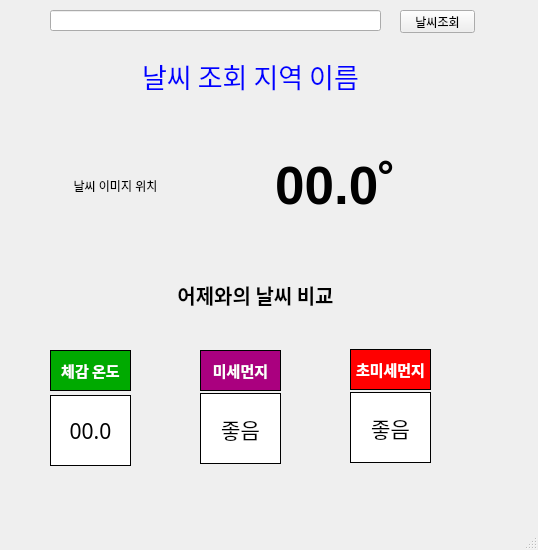
<?xml version="1.0" encoding="UTF-8"?>
<ui version="4.0">
 <class>MainWindow</class>
 <widget class="QMainWindow" name="MainWindow">
  <property name="geometry">
   <rect>
    <x>0</x>
    <y>0</y>
    <width>538</width>
    <height>550</height>
   </rect>
  </property>
  <property name="windowTitle">
   <string>MainWindow</string>
  </property>
  <widget class="QWidget" name="centralwidget">
   <widget class="QLineEdit" name="area_input">
    <property name="geometry">
     <rect>
      <x>50</x>
      <y>10</y>
      <width>331</width>
      <height>21</height>
     </rect>
    </property>
   </widget>
   <widget class="QPushButton" name="search_btn">
    <property name="geometry">
     <rect>
      <x>400</x>
      <y>10</y>
      <width>75</width>
      <height>23</height>
     </rect>
    </property>
    <property name="text">
     <string>날씨조회</string>
    </property>
   </widget>
   <widget class="QLabel" name="area_title">
    <property name="geometry">
     <rect>
      <x>80</x>
      <y>60</y>
      <width>341</width>
      <height>31</height>
     </rect>
    </property>
    <property name="font">
     <font>
      <family>궁서체</family>
      <pointsize>20</pointsize>
     </font>
    </property>
    <property name="styleSheet">
     <string notr="true">color: rgb(0, 0, 255);</string>
    </property>
    <property name="text">
     <string>날씨 조회 지역 이름</string>
    </property>
    <property name="alignment">
     <set>Qt::AlignCenter</set>
    </property>
   </widget>
   <widget class="QLabel" name="weather_img">
    <property name="geometry">
     <rect>
      <x>50</x>
      <y>120</y>
      <width>131</width>
      <height>131</height>
     </rect>
    </property>
    <property name="text">
     <string>날씨 이미지 위치</string>
    </property>
    <property name="alignment">
     <set>Qt::AlignCenter</set>
    </property>
   </widget>
   <widget class="QLabel" name="now_temper">
    <property name="geometry">
     <rect>
      <x>250</x>
      <y>110</y>
      <width>171</width>
      <height>151</height>
     </rect>
    </property>
    <property name="font">
     <font>
      <pointsize>40</pointsize>
      <weight>75</weight>
      <bold>true</bold>
     </font>
    </property>
    <property name="text">
     <string>00.0˚</string>
    </property>
    <property name="alignment">
     <set>Qt::AlignCenter</set>
    </property>
   </widget>
   <widget class="QLabel" name="yester_temper">
    <property name="geometry">
     <rect>
      <x>70</x>
      <y>279</y>
      <width>371</width>
      <height>31</height>
     </rect>
    </property>
    <property name="font">
     <font>
      <family>궁서체</family>
      <pointsize>15</pointsize>
      <weight>75</weight>
      <bold>true</bold>
     </font>
    </property>
    <property name="text">
     <string>어제와의 날씨 비교</string>
    </property>
    <property name="alignment">
     <set>Qt::AlignCenter</set>
    </property>
   </widget>
   <widget class="QLabel" name="label_5">
    <property name="geometry">
     <rect>
      <x>50</x>
      <y>350</y>
      <width>81</width>
      <height>41</height>
     </rect>
    </property>
    <property name="font">
     <font>
      <family>Yu Gothic UI Semibold</family>
      <pointsize>11</pointsize>
      <weight>75</weight>
      <bold>true</bold>
     </font>
    </property>
    <property name="styleSheet">
     <string notr="true">background-color: rgb(0, 170, 0);
color: rgb(255, 255, 255);
border: 1px solid rgb(0, 0, 0)</string>
    </property>
    <property name="text">
     <string>체감 온도</string>
    </property>
    <property name="alignment">
     <set>Qt::AlignCenter</set>
    </property>
   </widget>
   <widget class="QLabel" name="sense_temper">
    <property name="geometry">
     <rect>
      <x>50</x>
      <y>395</y>
      <width>81</width>
      <height>71</height>
     </rect>
    </property>
    <property name="font">
     <font>
      <family>궁서</family>
      <pointsize>16</pointsize>
     </font>
    </property>
    <property name="styleSheet">
     <string notr="true">background-color: rgb(255, 255, 255);
border: 1px solid rgb(0, 0, 0)</string>
    </property>
    <property name="text">
     <string>00.0</string>
    </property>
    <property name="alignment">
     <set>Qt::AlignCenter</set>
    </property>
   </widget>
   <widget class="QLabel" name="label_7">
    <property name="geometry">
     <rect>
      <x>200</x>
      <y>350</y>
      <width>81</width>
      <height>41</height>
     </rect>
    </property>
    <property name="font">
     <font>
      <family>Yu Gothic UI Semibold</family>
      <pointsize>11</pointsize>
      <weight>75</weight>
      <bold>true</bold>
     </font>
    </property>
    <property name="styleSheet">
     <string notr="true">background-color: rgb(170, 0, 127);
color: rgb(255, 255, 255);
border: 1px solid rgb(0, 0, 0)</string>
    </property>
    <property name="text">
     <string>미세먼지</string>
    </property>
    <property name="alignment">
     <set>Qt::AlignCenter</set>
    </property>
   </widget>
   <widget class="QLabel" name="label_8">
    <property name="geometry">
     <rect>
      <x>350</x>
      <y>349</y>
      <width>81</width>
      <height>41</height>
     </rect>
    </property>
    <property name="font">
     <font>
      <family>Yu Gothic UI Semibold</family>
      <pointsize>11</pointsize>
      <weight>75</weight>
      <bold>true</bold>
     </font>
    </property>
    <property name="styleSheet">
     <string notr="true">background-color: rgb(255, 0, 0);
color: rgb(255, 255, 255);
border: 1px solid rgb(0, 0, 0)</string>
    </property>
    <property name="text">
     <string>초미세먼지</string>
    </property>
    <property name="alignment">
     <set>Qt::AlignCenter</set>
    </property>
   </widget>
   <widget class="QLabel" name="dust1_info">
    <property name="geometry">
     <rect>
      <x>200</x>
      <y>393</y>
      <width>81</width>
      <height>71</height>
     </rect>
    </property>
    <property name="font">
     <font>
      <family>궁서</family>
      <pointsize>16</pointsize>
     </font>
    </property>
    <property name="styleSheet">
     <string notr="true">background-color: rgb(255, 255, 255);
border: 1px solid rgb(0, 0, 0)</string>
    </property>
    <property name="text">
     <string>좋음</string>
    </property>
    <property name="alignment">
     <set>Qt::AlignCenter</set>
    </property>
   </widget>
   <widget class="QLabel" name="dust2_info">
    <property name="geometry">
     <rect>
      <x>350</x>
      <y>392</y>
      <width>81</width>
      <height>71</height>
     </rect>
    </property>
    <property name="font">
     <font>
      <family>궁서</family>
      <pointsize>16</pointsize>
     </font>
    </property>
    <property name="styleSheet">
     <string notr="true">background-color: rgb(255, 255, 255);
border: 1px solid rgb(0, 0, 0)</string>
    </property>
    <property name="text">
     <string>좋음</string>
    </property>
    <property name="alignment">
     <set>Qt::AlignCenter</set>
    </property>
   </widget>
  </widget>
  <widget class="QMenuBar" name="menubar">
   <property name="geometry">
    <rect>
     <x>0</x>
     <y>0</y>
     <width>538</width>
     <height>21</height>
    </rect>
   </property>
  </widget>
  <widget class="QStatusBar" name="statusbar"/>
 </widget>
 <resources/>
 <connections/>
</ui>
